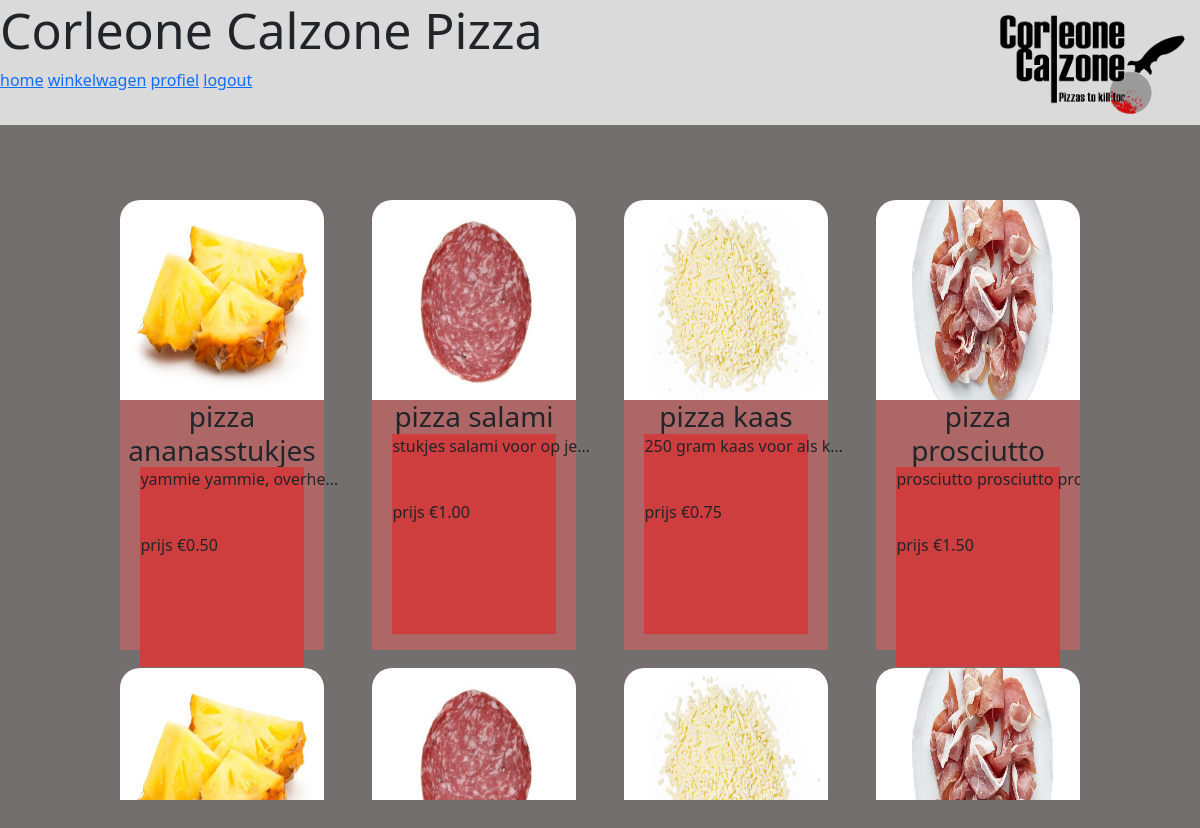
/code/html/ingredient.php, run on the app's committed database.
### tables this page shows
CREATE TABLE `ingredients` (
  `ingredient_id` bigint(20) NOT NULL,
  `description` text DEFAULT NULL,
  `ingredient_name` varchar(50) DEFAULT NULL,
  `ingredient_image` varchar(255) DEFAULT NULL,
  `price` decimal(10,2) DEFAULT NULL,
  `stock` mediumint(9) DEFAULT NULL
);

### code/php/databaseFunctions.php (the view, shortened to what this page needs)
<?php
function pdoObject($dbname) {
    $servername = "localhost";
    $user = "root";
    $pass = "";
    try {
        $conn = new PDO("mysql:host=$servername;dbname=$dbname", $user, $pass);
        $conn->setAttribute(PDO::ATTR_ERRMODE, PDO::ERRMODE_EXCEPTION);
    } catch(PDOException $e) {
        echo $sql . "<br>" . $e->getMessage();
    }
    return($conn);
}
            ?>
            <?php
function printIngredients() {
    $pdo = pdoObject("corcalzpizza");
    $sql = "SELECT * FROM ingredients";
    $ingredients = $pdo->prepare($sql);
    try {
        $ingredients->execute(array());
        foreach($ingredients as $ingredient) {
            ?>
            <div class="productBox">
                <img src="../images/<?=$ingredient['ingredient_image']?>" class="pizzaImage">
                <h3 class="pizzaName">pizza <?=$ingredient['ingredient_name']?></h3>
                <div class="productDescriptionBox">
                    <p class="productDescription"><?=$ingredient['description']?></p>
                    <p>prijs €<?=$ingredient['price']?></p>
                </div>
            </div>
            <?php
        }
    }
    catch(PDOException $e) {
        echo "<br>$e";
    };
};
        ?>

### code/html/headerMain.php (shortened to what this page needs)
<!DOCTYPE html>
<html lang="nl">
    <head>
        <link href="https://cdn.jsdelivr.net/npm/bootstrap@5.3.0/dist/css/bootstrap.min.css" rel="stylesheet">
        <link href="../css/style.css" rel="stylesheet">
        <link href="../css/styleMax.css" rel="stylesheet">
        <link href="../css/styleRoan.css" rel="stylesheet">
    </head>
    <body>
        <header id="headerMain">
            <h1 id="websiteName">Corleone Calzone Pizza</h1>
            <img id="websiteLogo" src="../images/carleone%20calzone_LOGO.png" alt="websiteLogo">
            <a href="home.php">home</a>
            <a href="shoppingCart.php">winkelwagen</a>
            <a href="profile.php">profiel</a>
            <a href="../php/logout.php">logout</a>
        </header>

### code/html/ingredient.php
<?php
include("headerMain.php");
?>
<div id="gridProduct">
    <?php
    printIngredients();
    ?>
</div>
<?php
include("footer.php");
?>

### code/html/footer.php (shortened to what this page needs)
    </body>
</html>

### code/css/style.css (style rules this page uses)
html { background-color: #746F6F; height: auto; }
body { background-color: #746F6F; z-index: -2; }
#headerMain { background-color: #dadada; width: 100%; height: 125px; position: fixed; z-index: 1000; }
#websiteName { font-size: 50px; }
#websiteLogo { position: absolute; width: 185px; right: 15px; top: 15px; }

### code/css/styleRoan.css (style rules this page uses)
#gridProduct { margin-top: 200px; position: absolute; width: 80%; height: auto; margin-left: 10%; display: grid; grid-template-columns: 1fr 1fr 1fr 1fr; grid-auto-rows: 1fr; column-gap: 5%; grid-row-gap: 3%; overflow-y: auto; height: 600px; }
.productBox { height: 450px; background-color: #AE6767; border-radius: 20px 20px 0 0; }
.pizzaName { margin-bottom: 0; text-align: center; }
.pizzaImage { position: relative; width: 100%; height: 200px; border-radius: 20px 20px 0 0; }
.productDescriptionBox { position: relative; width: 80%; height: 200px; margin-left: 10%; background-color: #CE3E3E; }
.productDescription { text-overflow: ellipsis; overflow: hidden; word-wrap: break-word; white-space: nowrap; width: 200px; height: 50px; }

### data on the page
ingredients: ingredient_image (picture), ingredient_name "ananasstukjes", description "yammie yammie, overhe…", price "0.50"
ingredients: ingredient_image (picture), ingredient_name "salami", description "stukjes salami voor op je…", price "1.00"
ingredients: ingredient_image (picture), ingredient_name "kaas", description "250 gram kaas voor als k…", price "0.75"
ingredients: ingredient_image (picture), ingredient_name "prosciutto", description "prosciutto prosciutto pro…", price "1.50"
ingredients: ingredient_image (picture)
ingredients: ingredient_image (picture)
ingredients: ingredient_image (picture)
ingredients: ingredient_image (picture)
